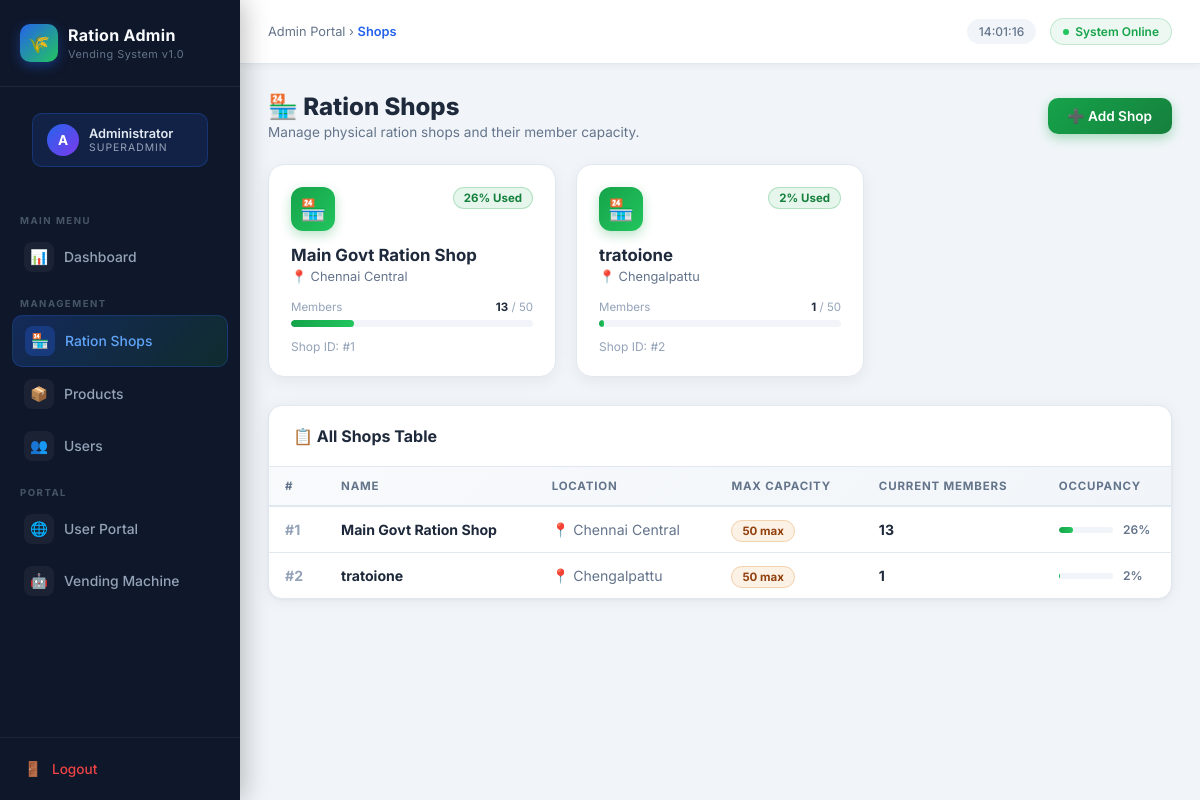
Page /admin/shops (signed in) on the earlier database version.
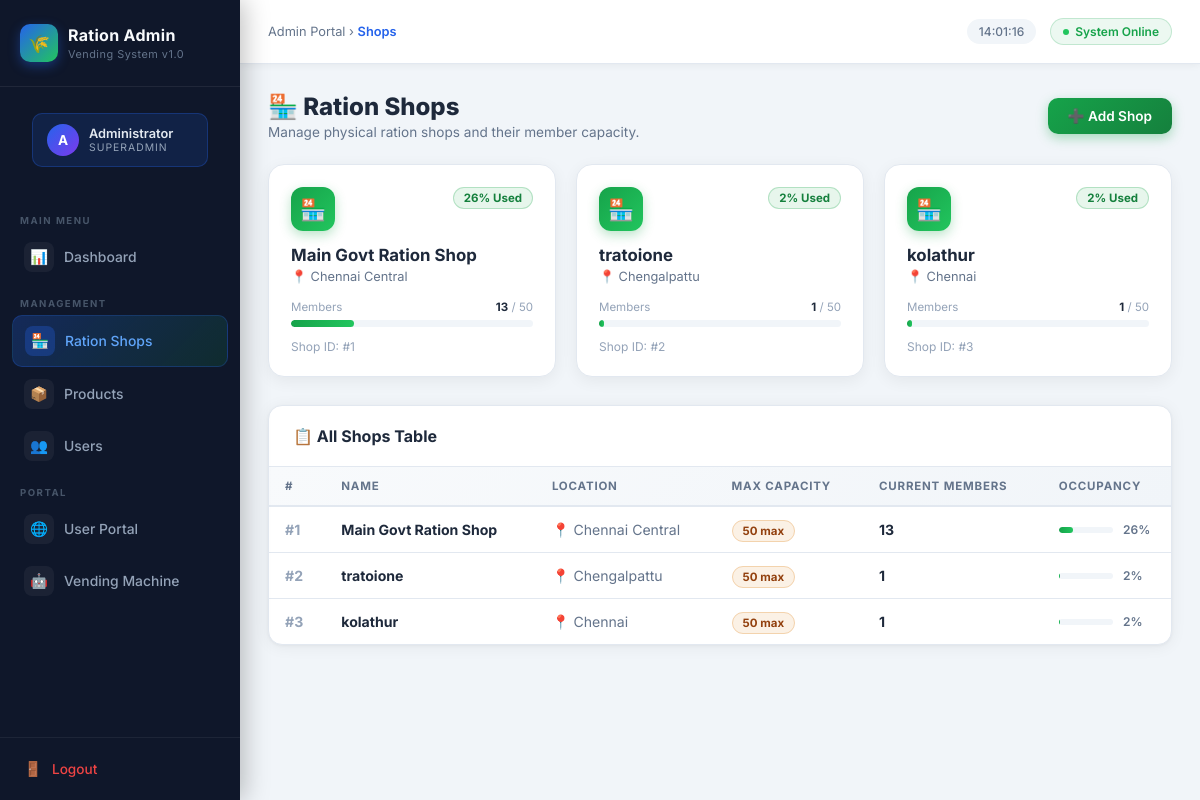
Same page on the later database version.
### models.py (models this page shows)
class Shop(db.Model):
    __tablename__ = 'shop'
    id = db.Column(db.Integer, primary_key=True)
    name = db.Column(db.String(100), nullable=False)
    location = db.Column(db.String(255))
    max_members = db.Column(db.Integer, default=50)
    users = db.relationship('User', backref='shop', lazy=True)

### admin_routes.py (the view)
@admin_bp.route('/shops')
@admin_required
def shops():
    all_shops = Shop.query.all()
    return render_template('admin/shops.html', shops=all_shops)

### admin_routes.py (called while the page is built)
def admin_required(f):
    from functools import wraps
    @wraps(f)
    @login_required
    def decorated_function(*args, **kwargs):
        if not current_user.is_admin:
            flash('Admin access required.', 'error')
            return redirect(url_for('main.dashboard'))
        return f(*args, **kwargs)
    return decorated_function

### templates/admin/shops.html (shortened to what the changed rows need)
{% extends "admin/layout.html" %}
{% block content %}
<div class="page-heading">
    <div>
        <h1>🏪 Ration Shops</h1>
    </div>
</div>
<div style="display:grid;grid-template-columns:repeat(auto-fill,minmax(280px,1fr));gap:20px;margin-bottom:28px;">
    {% for s in shops %}
    {% set fill_pct = (s.users|length / s.max_members * 100)|int %}
    <div style="background:#fff;border-radius:16px;padding:22px;border:1px solid #e2e8f0;box-shadow:0 4px 16px rgba(0,0,0,0.06);transition:box-shadow 0.2s,transform 0.2s;" onmouseover="this.style.boxShadow='0 8px 28px rgba(0,0,0,0.12)';this.style.transform='translateY(-2px)'" onmouseout="this.style.boxShadow='0 4px 16px rgba(0,0,0,0.06)';this.style.transform='none'">
        <div style="display:flex;justify-content:space-between;align-items:flex-start;margin-bottom:14px;">
            <div style="width:44px;height:44px;background:linear-gradient(135deg,#16a34a,#22c55e);border-radius:12px;display:flex;align-items:center;justify-content:center;font-size:1.3rem;box-shadow:0 4px 12px rgba(22,163,74,0.3);">🏪</div>
            {% if fill_pct >= 90 %}
            <span class="badge-inactive">Near Full</span>
            {% elif fill_pct >= 60 %}
            <span class="badge-warn">{{ fill_pct }}% Full</span>
            {% else %}
            <span class="badge-active">{{ fill_pct }}% Used</span>
            {% endif %}
        </div>
        <div style="font-size:1.05rem;font-weight:700;color:#1e293b;margin-bottom:4px;">{{ s.name }}</div>
        <div style="font-size:0.8rem;color:#64748b;margin-bottom:16px;">📍 {{ s.location }}</div>
        <div style="margin-bottom:12px;">
            <div style="display:flex;justify-content:space-between;font-size:0.72rem;color:#94a3b8;margin-bottom:6px;">
                <span>Members</span>
                <span><strong style="color:#1e293b;">{{ s.users|length }}</strong> / {{ s.max_members }}</span>
            </div>
            <div style="background:#f1f5f9;border-radius:20px;height:7px;overflow:hidden;">
                <div style="width:{{ fill_pct }}%;height:100%;border-radius:20px;background:linear-gradient(90deg,
                    {% if fill_pct >= 90 %}#dc2626,#ef4444
                    {% elif fill_pct >= 60 %}#d97706,#f59e0b
                    {% else %}#16a34a,#22c55e{% endif %});transition:width 0.5s;"></div>
            </div>
        </div>
        <div style="font-size:0.75rem;color:#94a3b8;">Shop ID: #{{ s.id }}</div>
    </div>
    {% endfor %}
</div>
{% if shops %}
<div class="a-card">
    <div style="overflow-x:auto;">
        <table class="a-table">
            <thead>
                <tr>
                    <th>#</th>
                    <th>Name</th>
                    <th>Location</th>
                    <th>Max Capacity</th>
                    <th>Current Members</th>
                    <th>Occupancy</th>
                </tr>
            </thead>
            <tbody>
                {% for s in shops %}
                {% set fp = (s.users|length / s.max_members * 100)|int %}
                <tr>
                    <td><span style="font-weight:700;color:#94a3b8;">#{{ s.id }}</span></td>
                    <td><strong>{{ s.name }}</strong></td>
                    <td style="color:#64748b;">📍 {{ s.location }}</td>
                    <td><span class="badge-warn">{{ s.max_members }} max</span></td>
                    <td>
                        <div style="font-weight:700;color:#1e293b;">{{ s.users|length }}</div>
                    </td>
                    <td>
                        <div style="display:flex;align-items:center;gap:10px;">
                            <div style="flex:1;background:#f1f5f9;border-radius:20px;height:6px;overflow:hidden;">
                                <div style="width:{{ fp }}%;height:100%;border-radius:20px;background:linear-gradient(90deg,{% if fp >= 90 %}#dc2626,#ef4444{% elif fp >= 60 %}#d97706,#f59e0b{% else %}#16a34a,#22c55e{% endif %});"></div>
                            </div>
                            <span style="font-size:0.75rem;font-weight:600;color:#64748b;min-width:32px;">{{ fp }}%</span>
                        </div>
                    </td>
                </tr>
                {% endfor %}
            </tbody>
        </table>
    </div>
</div>
{% endif %}
{% endblock %}

Differences in the rows shown:
added Shop: fill_pct "2", name "kolathur", location "Chennai", users|length "1", max_members "50", id "3", fp "2"
